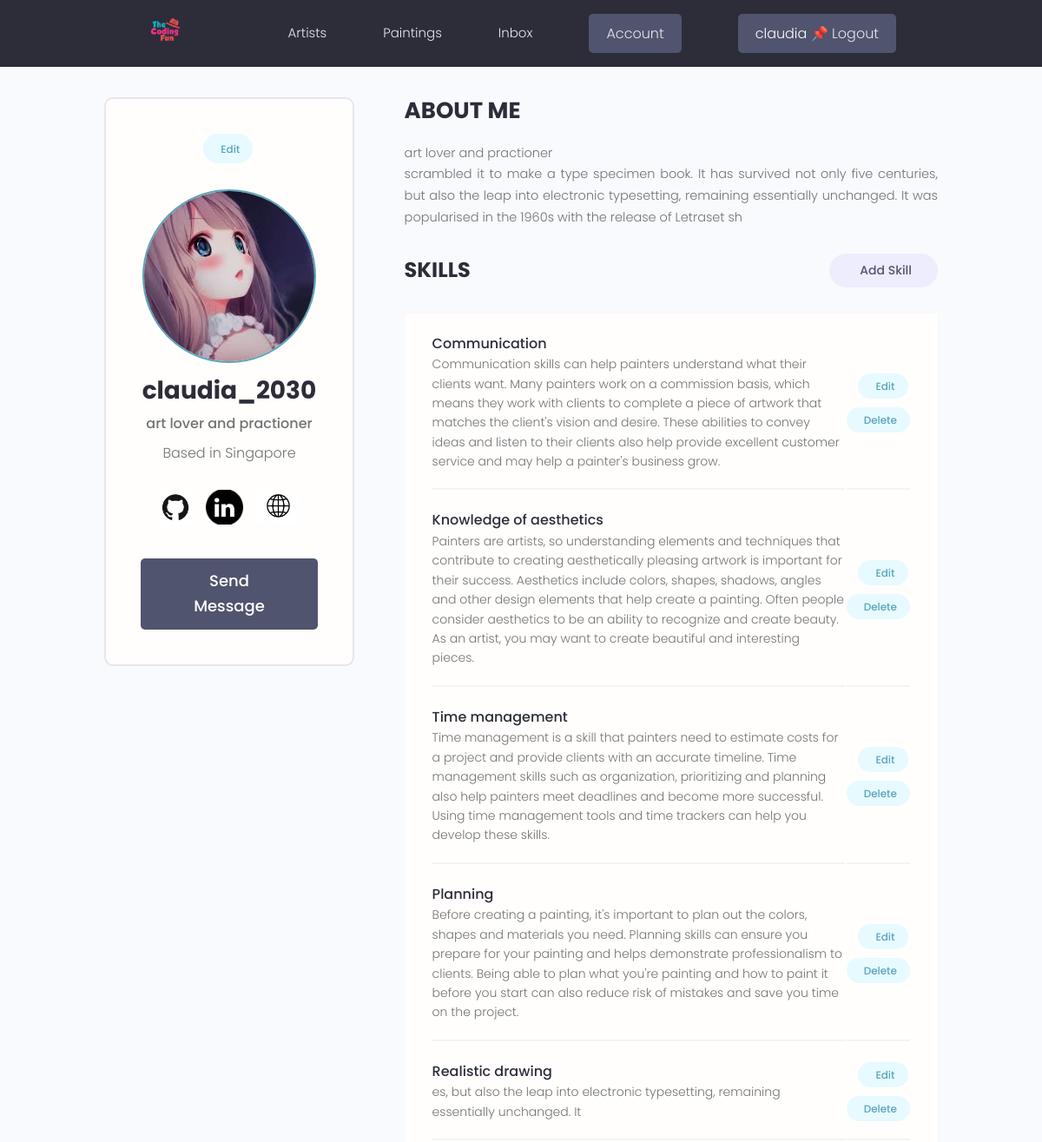
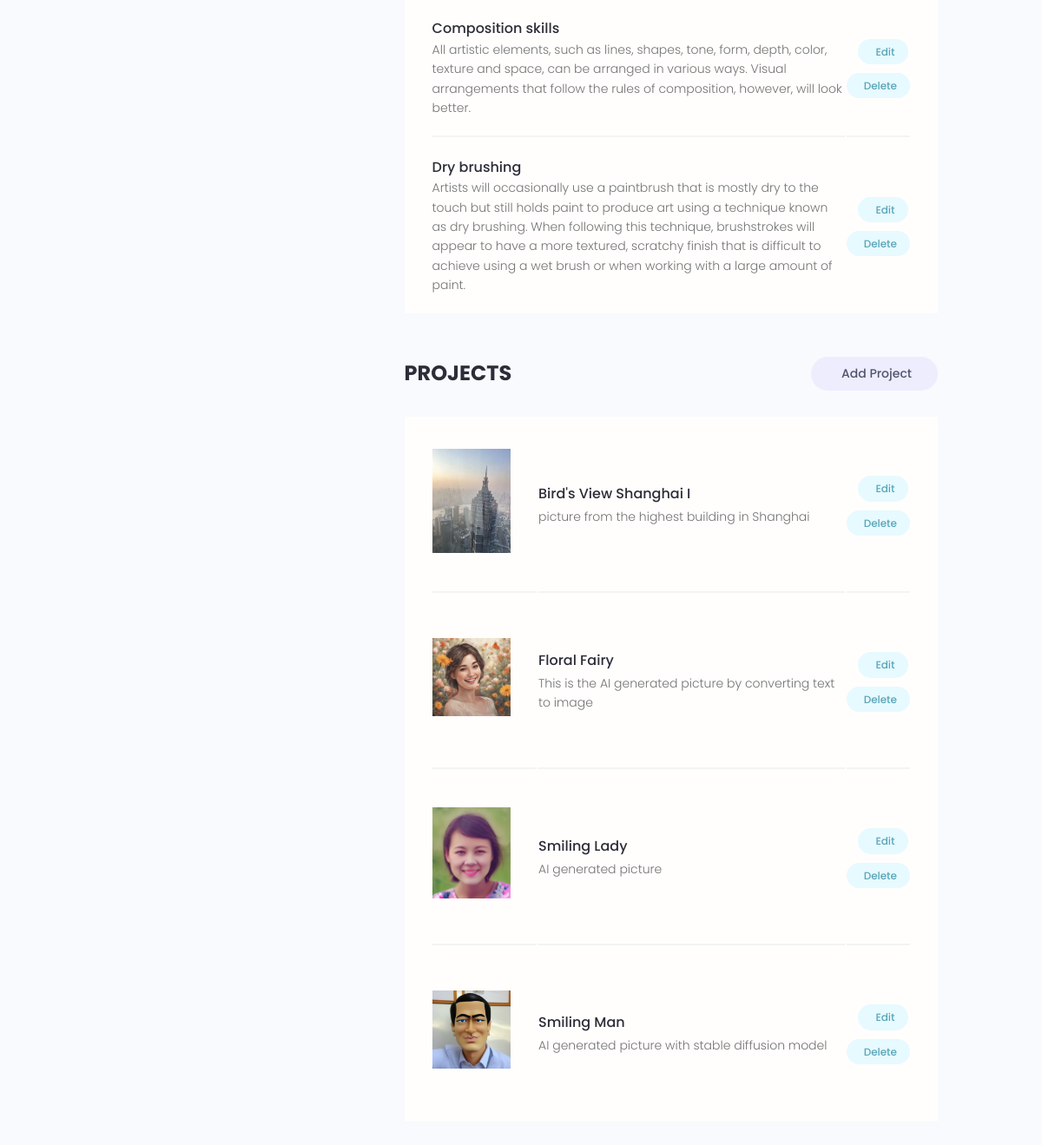
The app's page /account/ (signed in) with its own data (2 pictures, top to bottom).
### users/models.py (models this page shows, shortened)
class Profile(models.Model):
    user = models.OneToOneField(User, on_delete=models.CASCADE, null=True, blank=True)
    name = models.CharField(max_length=200, blank=True, null=True)
    username = models.CharField(max_length=200, blank=True, null=True)
    location = models.CharField(max_length=200, blank=True, null=True)
    email = models.EmailField(max_length=200, blank=True, null=True)
    short_intro = models.CharField(max_length=200, blank=True, null=True)
    bio = models.TextField(blank=True, null=True)
    profile_image = models.ImageField(null=True, blank=True, upload_to="profiles/", default="profiles/default.jpg")
    social_github = models.CharField(max_length=200, blank=True, null=True)
    social_twitter = models.CharField(max_length=200, blank=True, null=True)
    social_linkedin = models.CharField(max_length=200, blank=True, null=True)
    social_website = models.CharField(max_length=200, blank=True, null=True)
    created = models.DateTimeField(auto_now_add=True)
    id = models.UUIDField(default=uuid.uuid4, unique=True, primary_key=True, editable=False)
    @property
    def imageURL(self):
        try:
            url = self.profile_image.url
        except:
            url = ""
        return url

class Skill(models.Model):
    owner = models.ForeignKey(Profile, on_delete=models.CASCADE, null=True, blank=True)
    name = models.CharField(max_length=200, null=True, blank=True)
    description = models.TextField(null=True, blank=True)
    created = models.DateTimeField(auto_now_add=True)
    id = models.UUIDField(default=uuid.uuid4, unique=True, primary_key=True, editable=False)

### paintings/models.py (models this page shows, shortened)
class Painting(models.Model):
    owner = models.ForeignKey(Profile, null=True, blank=True, on_delete=models.CASCADE)
    title = models.CharField(max_length=200)
    featured_image = models.ImageField(null=True, blank=True, default="default.png")
    demo_link = models.TextField(max_length=500, null=True, blank=True)
    description = models.TextField(null=True, blank=True)
    tags = models.ManyToManyField('Tag', blank=True)
    vote_total = models.IntegerField(default=0, null=True, blank=True)
    vote_score = models.IntegerField(default=0, null=True, blank=True)
    created = models.DateTimeField(auto_now_add=True)
    id = models.UUIDField(default=uuid.uuid4, unique=True, primary_key=True, editable=False)
    @property
    def imageURL(self):
        try:
            url = self.featured_image.url
        except:
            url = ""
        return url
    class Meta:
        ordering = ['-vote_score', "-vote_total", "title"]

### users/views.py (the view)
# urls.py: path("account/", views.userAccount, name="account"),
@login_required(login_url="login-user")
def userAccount(request):
    profile = request.user.profile
    skills = profile.skill_set.all()
    context = {"profile": profile, "skills": skills}
    return render(request, "users/account.html", context)

### users/templates/users/account.html (shortened to what this page needs)
{% extends 'main.html' %}
{% load static %}
{% block content %}
<main class="settingsPage profile my-md">
    <div class="container">
        <div class="layout">
            <div class="column column--1of3">
                <div class="card text-center">
                    <div class="card__body dev">
                        <a class="tag tag--pill tag--main settings__btn" href="{% url 'edit-account' %}"> Edit</a>
                        <img class="avatar avatar--xl dev__avatar" src="{{profile.imageURL}}" />
                        <h2 class="dev__name">{{profile.username}}</h2>
                        <p class="dev__title">{{profile.short_intro}}</p>
                        <p class="dev__location">Based in {{profile.location}}</p>
                        <ul class="dev__social">
                            {% if profile.social_github %}
                            <li>
                                <a title="Github" href="{{profile.social_github}}" target="_blank"><img
                                        src="{% static 'images/github_logo.png' %}" alt="Github Logo" width="40"
                                        height="40" /></a>
                            </li>
                            {% endif %}
                            {% if profile.social_linkedin %}
                            <li>
                                <a title="LinkedIn" href="{{ profile.social_linkedin }}" target="_blank"><img
                                        src="{% static 'images/linkedin_logo.png' %}" alt="Linkedin Logo" width="40"
                                        height="40" /></a>
                            </li>
                            {% endif %}
                            {% if profile.social_website %}
                            <li>
                                <a title="Personal Website" href="{{ profile.social_website }}" target="_blank"><img
                                        src="{% static 'images/website_logo.png' %}" alt="Website Logo" width="40"
                                        height="40" /></a>
                            </li>
                            {% endif %}
                        </ul>
                        <a href="#" class="btn btn--sub btn--lg">Send Message </a>
                    </div>
                </div>
            </div>
            <div class="column column--2of3">
                <div class="devInfo">
                    <h3 class="devInfo__title">About Me</h3>
                    <p class="devInfo__about">
                        {{profile.short_intro}}
                        <br />
                        {{profile.bio}}
                    </p>
                </div>
                <div class="settings">
                    <h3 class="settings__title">Skills</h3>
                    <a class="tag tag--pill tag--sub settings__btn tag--lg" href="{% url 'create-skill' %}"> Add
                        Skill</a>
                </div>
                <table class="settings__table">
                    {% for skill in skills %}
                    <tr>
                        <td class="settings__tableInfo">
                            <h4>{{skill.name}}</h4>
                            <p>
                                {{skill.description}}
                            </p>
                        </td>
                        <td class="settings__tableActions">
                            <a class="tag tag--pill tag--main settings__btn" href="{% url 'edit-skill' skill.id %}">
                                Edit</a>
                            <a class="tag tag--pill tag--main settings__btn" href="{% url 'delete-skill' skill.id %}">
                                Delete</a>
                        </td>
                    </tr>
                    {% endfor %}
                </table>
                <div class="settings">
                    <h3 class="settings__title">Projects</h3>
                    <a class="tag tag--pill tag--sub settings__btn tag--lg" href="{% url 'new-painting' %}"> Add
                        Project</a>
                </div>
                <table class="settings__table">
                    {% for painting in profile.painting_set.all %}
                    <tr>
                        <td class="settings__thumbnail">
                            <a href="{% url 'painting' painting.id %}"><img src="{{painting.imageURL}}"
                                    alt="Project Thumbnail" /></a>
                        </td>
                        <td class="settings__tableInfo">
                            <a href="{% url 'painting' painting.id %}">{{painting.title}}</a>
                            <p>
                                {{painting.description}}
                            </p>
                        </td>
                        <td class="settings__tableActions">
                            <a class="tag tag--pill tag--main settings__btn"
                                href="{% url 'update-painting' painting.id %}">
                                Edit</a>
                            <a class="tag tag--pill tag--main settings__btn"
                                href="{% url 'delete-painting' painting.id %}">
                                Delete</a>
                        </td>
                    </tr>
                    {% endfor %}
                </table>
            </div>
        </div>
    </div>
</main>
{% endblock %}

### templates/navbar.html (shortened to what this page needs)
{% load static %}
<header class="header">
    <div class="container container--narrow">
        <a href="{% url 'paintings' %}" class="header__logo">
            <img src="{% static 'images/logo.png' %}" alt="TheCodingFun Logo" />
        </a>
        <nav class="header__nav">
            <ul class="header__menu">
                <li class="header__menuItem"><a href="{% url 'profiles' %}">Artists</a></li>
                <li class="header__menuItem"><a href="{% url 'paintings' %}">Paintings</a></li>
                <li class="header__menuItem"><a href="{% url 'inbox' %}">Inbox</a></li>
                {% if request.user.is_authenticated %}
                <li class="header__menuItem"><a href="{% url 'account' %}" class="btn btn--sub">Account</a>
                </li>
                <li class="header__menuItem"><a href="{% url 'logout-user' %}" class="btn btn--sub"><span
                            style="color:white">{{request.user.profile.name}}&nbsp;📌&nbsp;</span>Logout</a>
                </li>
                {% else %}
                <li class="header__menuItem"><a href="{% url 'login-user' %}" class="btn btn--sub">Login/Sign Up</a>
                </li>
                {% endif %}
            </ul>
        </nav>
    </div>
</header>

### static/styles/app.css (style rules this page uses)
:root { --color-sub: #2d2d39; }
.btn--sub { background-color: var(--color-sub-light); }
.card { border: 2px solid var(--color-light); }
img { width: 100%; }
.header { position: sticky; z-index: 111; background-color: var(--color-sub); padding: 1.5rem 0; }
.header > .container { display: flex; justify-content: space-between; align-items: center; }
.header__logo > img { height: 3.8rem; }
.header__nav > ul { display: inline-flex; align-items: center; list-style: none; gap: 6.5rem; }
.header__menuItem > a { color: var(--color-light); font-weight: 300; }
.profile .card > .dev { padding: 4rem; }
.dev__avatar { display: block; margin: auto; }
.dev__name { color: var(--color-sub); font-size: 2.8rem; font-weight: 700; margin-top: 1rem; margin-bottom: 0.5rem; }
.dev__title { font-size: 1.6rem; font-weight: 500; line-height: 1.3; }
.dev__location { margin-top: 1rem; }
.dev__social { margin: 3rem 0; list-style: none; display: flex; justify-content: center; gap: 1.5rem; }
.devInfo { margin-bottom: 3rem; }
.devInfo__title, .devInfo__subtitle { font-size: 2.6rem; color: var(--color-sub); text-transform: uppercase; font-weight: 700; margin-bottom: 1.5rem; }
.devInfo__about, .devSkill__info { font-size: 1.45rem; line-height: 1.7; text-align: justify; }
.settingsPage .dev > .settings__btn { display: inline-block; margin-bottom: 3rem; }
.settings { display: flex; justify-content: space-between; align-items: center; }
.settings__title { font-size: 2.4rem; text-transform: uppercase; font-weight: 700; color: var(--color-sub); }
.settings__table { margin-top: 3rem; margin-bottom: 5rem; padding: 0 3rem; background: var(--color-white); }
.settings__table tr { width: 100%; }
.settings__table tr > td { padding: 2rem 0; }
.settings__table tr:not(:last-child) td { border-bottom: 2px solid var(--color-white-light); }
.settings__thumbnail { width: 23%; min-width: 10rem; }
.settings__thumbnail img { padding-right: 3rem; height: 15rem; object-fit: contain; }
.settings__tableInfo { width: 100%; }
.settings__tableInfo h4, .settings__tableInfo a { padding-right: 1rem; width: auto; font-size: 1.6rem; font-weight: 500; color: var(--color-sub); }
.settings__tableInfo p { font-size: 1.4rem; }
.settings__tableActions { text-align: right; }

### static/uikit/styles/modules/_variables.css (style rules this page uses)
:root { --color-main: #5aa5b9; --color-main-light: #e6faff; --color-sub: #3f4156; --color-sub-light: #51546e; --color-sub-lighter: #ededfd; --color-text: #737373; --color-gray: #8b8b8b; --color-light: #e5e7eb; --color-light-gray: #767676; --color-bg: #f8fafd; --color-white: #fffefd; --color-white-light: #f3f3f3; --color-success: #359e64; --color-success-bg: #def8e8; --color-error: #fc4b0b; --color-error-bg: #fff2ee; --font-base: 'Poppins', arial, helvetica, 'Segoe UI', roboto, ubuntu, sans-serif; --font-monospace: 'Fira Code', 'Courier New', courier, monospace; --font-regular: 300; --font-medium: 500; --font-bold: 700; --generic-shadow: 1px 1px 5px #00000010; --generic-transition: all 0.3s ease-in-out; }

### static/uikit/styles/modules/_base.css (style rules this page uses)
* { margin: 0; padding: 0; box-sizing: border-box; text-rendering: optimizeLegibility; color: inherit; font-size: inherit; }
html { font-size: 50%; }
@media only screen and (min-width: 480px) { html { font-size: 56.25%; } }
@media only screen and (min-width: 1200px) { html { font-size: 62.5%; } }
body { line-height: 1.6; font-weight: 400; font-size: 1.5rem; color: var(--color-text); background-color: var(--color-bg); min-height: 100vh; }

### static/uikit/styles/modules/_typography.css (style rules this page uses)
* { font-family: var(--font-base); }
h2 { font-size: 3.6rem; font-weight: var(--font-bold); }
h3 { font-size: 3.2rem; font-weight: var(--font-medium); }
h4 { font-size: 2.8rem; font-weight: var(--font-medium); }
p, span, strong { font-size: 1.6rem; color: var(--color-text); font-weight: var(--font-regular); }
a { padding-bottom: 2px; text-decoration: none; display: inline-block; color: var(--color-main); font-weight: var(--font-medium); }

### static/uikit/styles/modules/_utilities.css (style rules this page uses)
.container { width: 92%; max-width: 165rem; margin: 0 auto; box-sizing: border-box; }
.container--narrow { width: 92%; max-width: 120rem; }
@media screen and (min-width: 1000px) { .container { width: 90%; } }
@media screen and (min-width: 1000px) { .container--narrow { width: 85%; } }
@media screen and (min-width: 1200px) { .container { width: 80%; } }
@media screen and (min-width: 1200px) { .container--narrow { width: 72%; } }
.text-center { text-align: center; }
.my-md { margin: 3rem auto; }

### static/uikit/styles/modules/_avatar.css (style rules this page uses)
.avatar { border-radius: 50%; border: 2px solid var(--color-main); object-fit: cover; }
.avatar--xl { height: 20rem; width: 20rem; }

### records on screen
Profile: imageURL (picture), username "claudia_2030", short_intro "art lover and practioner", location "Singapore", bio "scrambled it to make a type specimen book. It has survived not only five centuries, but also the leap into electronic typesetting, remaining essentially unchanged. It was popularised in the 1960s with the release of Letraset sh"
Skill: name "Communication", description "Communication skills can help painters understand what their clients want. Many painters work on a commission basis, which means they work with clients to complete a piece of artwork that matches the client's vision and desire. These abilities to convey ideas and listen to their clients also help provide excellent customer service and may help a painter's business grow."
Skill: name "Knowledge of aesthetics", description "Painters are artists, so understanding elements and techniques that contribute to creating aesthetically pleasing artwork is important for their success. Aesthetics include colors, shapes, shadows, angles and other design elements that help create a painting. Often people consider aesthetics to be an ability to recognize and create beauty. As an artist, you may want to create beautiful and interesting pieces."
Skill: name "Time management", description "Time management is a skill that painters need to estimate costs for a project and provide clients with an accurate timeline. Time management skills such as organization, prioritizing and planning also help painters meet deadlines and become more successful. Using time management tools and time trackers can help you develop these skills."
Skill: name "Planning", description "Before creating a painting, it's important to plan out the colors, shapes and materials you need. Planning skills can ensure you prepare for your painting and helps demonstrate professionalism to clients. Being able to plan what you're painting and how to paint it before you start can also reduce risk of mistakes and save you time on the project."
Skill: name "Realistic drawing", description "es, but also the leap into electronic typesetting, remaining essentially unchanged. It"
Skill: name "Composition skills", description "All artistic elements, such as lines, shapes, tone, form, depth, color, texture and space, can be arranged in various ways. Visual arrangements that follow the rules of composition, however, will look better."
Skill: name "Dry brushing", description "Artists will occasionally use a paintbrush that is mostly dry to the touch but still holds paint to produce art using a technique known as dry brushing. When following this technique, brushstrokes will appear to have a more textured, scratchy finish that is difficult to achieve using a wet brush or when working with a large amount of paint."
Painting: imageURL (picture), title "Bird's View Shanghai I", description "picture from the highest building in Shanghai"
Painting: imageURL (picture), title "Floral Fairy", description "This is the AI generated picture by converting text to image"
Painting: imageURL (picture), title "Smiling Lady", description "AI generated picture"
Painting: imageURL (picture), title "Smiling Man", description "AI generated picture with stable diffusion model"

### other values on screen
{{ request.user.profile.name }} "claudia"
